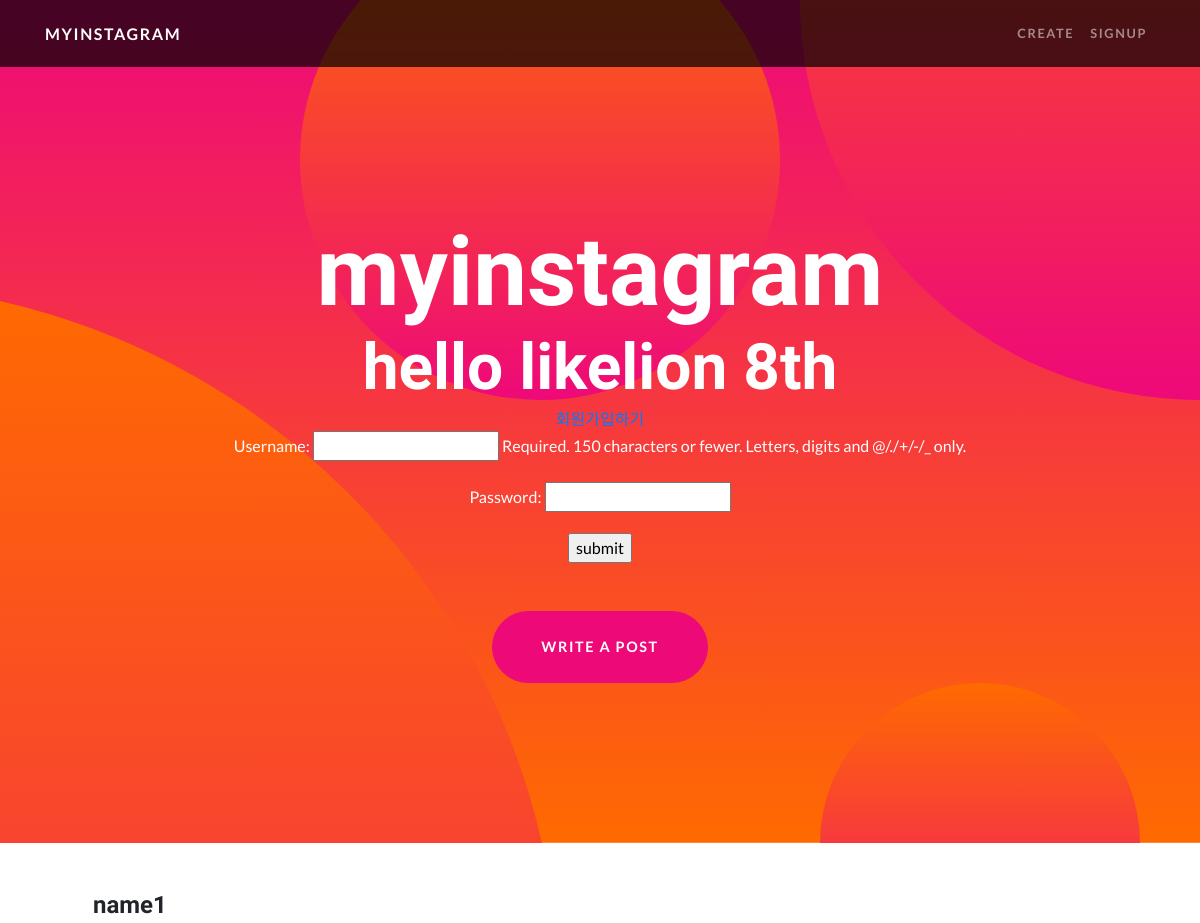
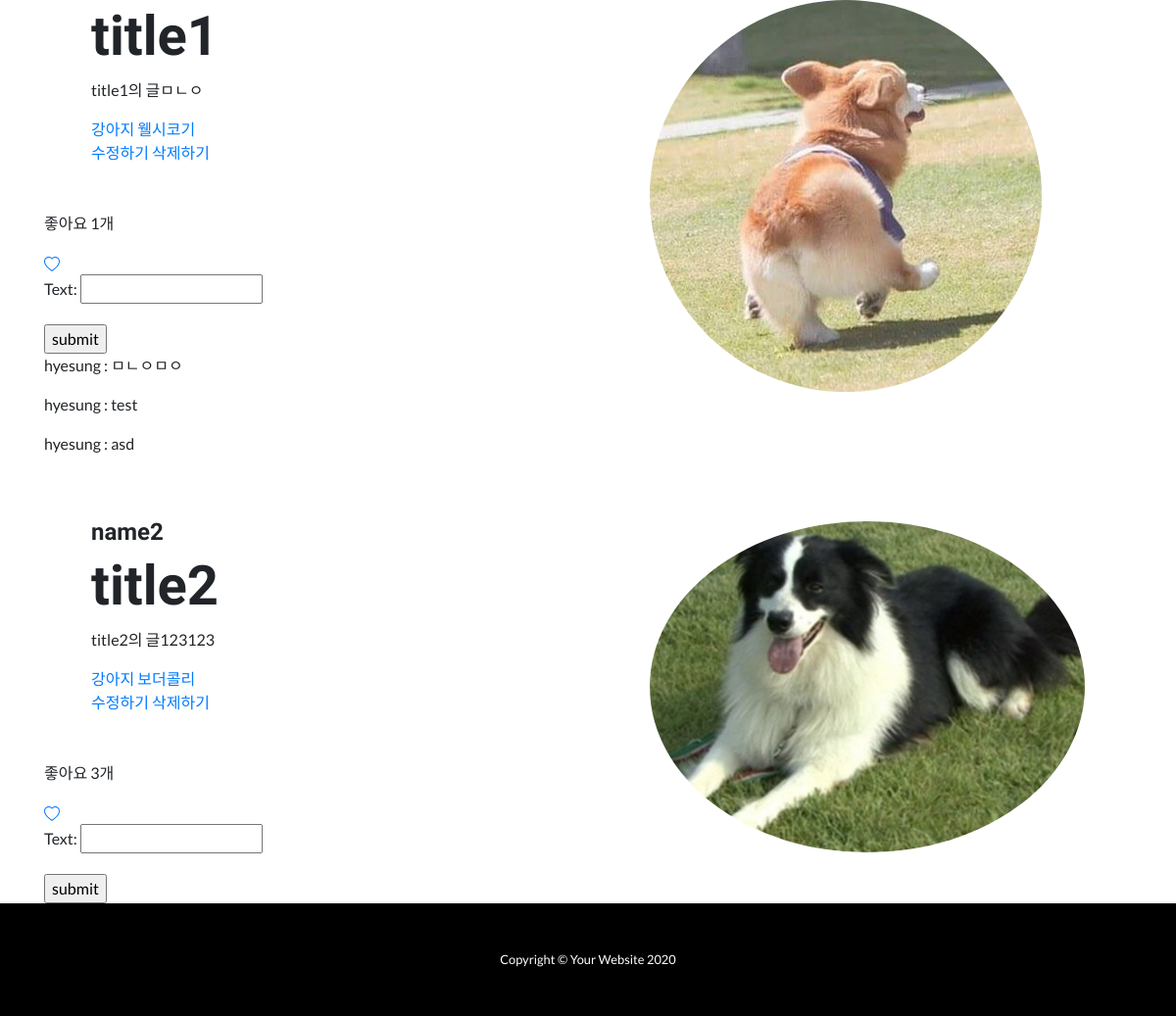
The page / on the database its author committed (2 pictures, top to bottom).
### appname/models.py (models this page shows, shortened)
class Post(models.Model):
    title = models.CharField(max_length=200)
    content = models.TextField()
    image = models.ImageField(upload_to='images/', blank=True)
    writer = models.ForeignKey(settings.AUTH_USER_MODEL, on_delete=models.CASCADE, related_name="writer", default="")
    hashtag_field = models.CharField(max_length=200, blank=True)
    hashtags = models.ManyToManyField('Hashtag', blank=True)
    likes = models.ManyToManyField(settings.AUTH_USER_MODEL, related_name="likes")

class CustomUser(AbstractUser):
    def __str__(self):
        return self.username
    nickname = models.CharField(max_length=20)
    phone_number = models.CharField(max_length=20)

class Hashtag(models.Model):
    name = models.CharField(max_length=50)

class Comment(models.Model):
    c_writer = models.ForeignKey(settings.AUTH_USER_MODEL, on_delete=models.CASCADE, related_name="c_writer", default="")
    post_id = models.ForeignKey(Post, on_delete=models.CASCADE, related_name='comments')
    text = models.CharField(max_length=50)

### appname/views.py (the view)
# urls.py: path('', appname.views.main, name='main'),
def main(request):
    posts = Post.objects.all()
    signin_form = SigninForm()
    comment_form = CommentForm()
    return render(request, 'appname/main.html', {'posts': posts, 'signin_form': signin_form,
    'comment_form': comment_form})

### appname/forms.py
class SigninForm(forms.ModelForm):
    class Meta:
        model = CustomUser
        fields = ['username', 'password']

class CommentForm(forms.ModelForm):
    class Meta:
        model = Comment
        fields = ['text']

### appname/templates/appname/main.html (shortened to what this page needs)
{% extends 'appname/base.html' %}
{% block header %}
<header class="masthead text-center text-white">
  <div class="masthead-content">
    <div class="container">
      <h1 class="masthead-heading mb-0">myinstagram</h1>
      {% if user.is_authenticated %}
      <h2 class="masthead-subheading mb-0">hello {{ user.username }}</h2>
      <a href="{% url 'logout' %}"> sign out</a>
      {% else %}
      <h2 class="masthead-subheading mb-0">hello likelion 8th</h2>
      <a href="{% url 'signup' %}">회원가입하기</a>
      <form method="POST" action="/signin">
        {{ signin_form.as_p }}
        <input type="submit" value="submit">
      </form>
      {% endif %}
      <a href="/create" class="btn btn-primary btn-xl rounded-pill mt-5">write a post</a>
    </div>
  </div>
  <div class="bg-circle-1 bg-circle"></div>
  <div class="bg-circle-2 bg-circle"></div>
  <div class="bg-circle-3 bg-circle"></div>
  <div class="bg-circle-4 bg-circle"></div>
</header>
{% endblock %}
{% block content %}
{% load static %}
{% for post in posts %}
<section>
  <div class="container">
    <div class="row align-items-center">
      <div class="col-lg-6 order-lg-2">
        <div class="p-5">
          {% if post.image %}
          <img class="img-fluid rounded-circle" src="{{ post.image.url }}" alt="">
          {% endif %}
        </div>
      </div>
      <div class="col-lg-6 order-lg-1">
        <div class="p-5">
          <h4 class="display-6">{{ post.writer }}</h4>
          <h2 class="display-4">{{post.title}}</h2>
          <p>{{post.content}}</p>
          <span>
          {% for hashtag in post.hashtags.all %}
            <a href="/hashtag/{{ hashtag.name }}">{{ hashtag.name }}</a>
          {% endfor %}
          </<span>
          <br>
          <a href="{% url 'update' pk=post.pk %}"> 수정하기 </a>
          <a href="{% url 'delete' pk=post.pk %}"> 삭제하기 </a>
        </div>
        <p>좋아요 {{ post.likes.count }}개</p>
        <a href="{% url 'like' pk=post.pk %}">
        </a>
        <form method="POST" action='/comment/{{ post.id }}'>
          {{ comment_form.as_p }}
          <input type="submit" value="submit">
        </form>
        {% for comment in post.comments.all %}
          <p>{{ comment.c_writer }} : {{ comment.text }}</p>
        {% endfor %}
      </div>
    </div>
  </div>
</section>
{% endfor %}
{% endblock %}

### appname/templates/appname/base.html (shortened to what this page needs)
<!doctype html>
{% load static %}
<html>
<head>
  <link href="{% static 'appname/vendor/bootstrap/css/bootstrap.min.css' %}" rel="stylesheet">
  <link href="{% static 'appname/css/one-page-wonder.min.css' %}" rel="stylesheet">
</head>
<body>
  <nav class="navbar navbar-expand-lg navbar-dark navbar-custom fixed-top">
    <div class="container">
      <a class="navbar-brand" href="/">myinstagram</a>
      <div class="collapse navbar-collapse" id="navbarResponsive">
        <ul class="navbar-nav ml-auto">
          <li class="nav-item">
            <a class="nav-link" href="/create">create</a>
          </li>
          {% if user.is_authenticated %}
          <li class="nav-item">
            <a class="nav-link" href="{% url 'logout' %}">signout</a>
          </li>
          {% else %}
          <li class="nav-item">
            <a class="nav-link" href="{% url 'signup' %}">signup</a>
          </li>
          {% endif %}
        </ul>
      </div>
    </div>
  </nav>
{% block header %}
{% endblock %}
{% block content %}
{% endblock %}
  <footer class="py-5 bg-black">
    <div class="container">
      <p class="m-0 text-center text-white small">Copyright &copy; Your Website 2020</p>
    </div>
  </footer>
</body>
</html>

### rows shown on the page
Post: image (picture), writer "name1", title "title1", content "title1의 글ㅁㄴㅇ", likes.count "1"
Hashtag: name "강아지"
Hashtag: name "웰시코기"
Comment: c_writer "hyesung", text "ㅁㄴㅇㅁㅇ"
Comment: c_writer "hyesung", text "test"
Comment: c_writer "hyesung", text "asd"
Post: image (picture), writer "name2", title "title2", content "title2의 글123123", likes.count "3"
Hashtag: name "보더콜리"
